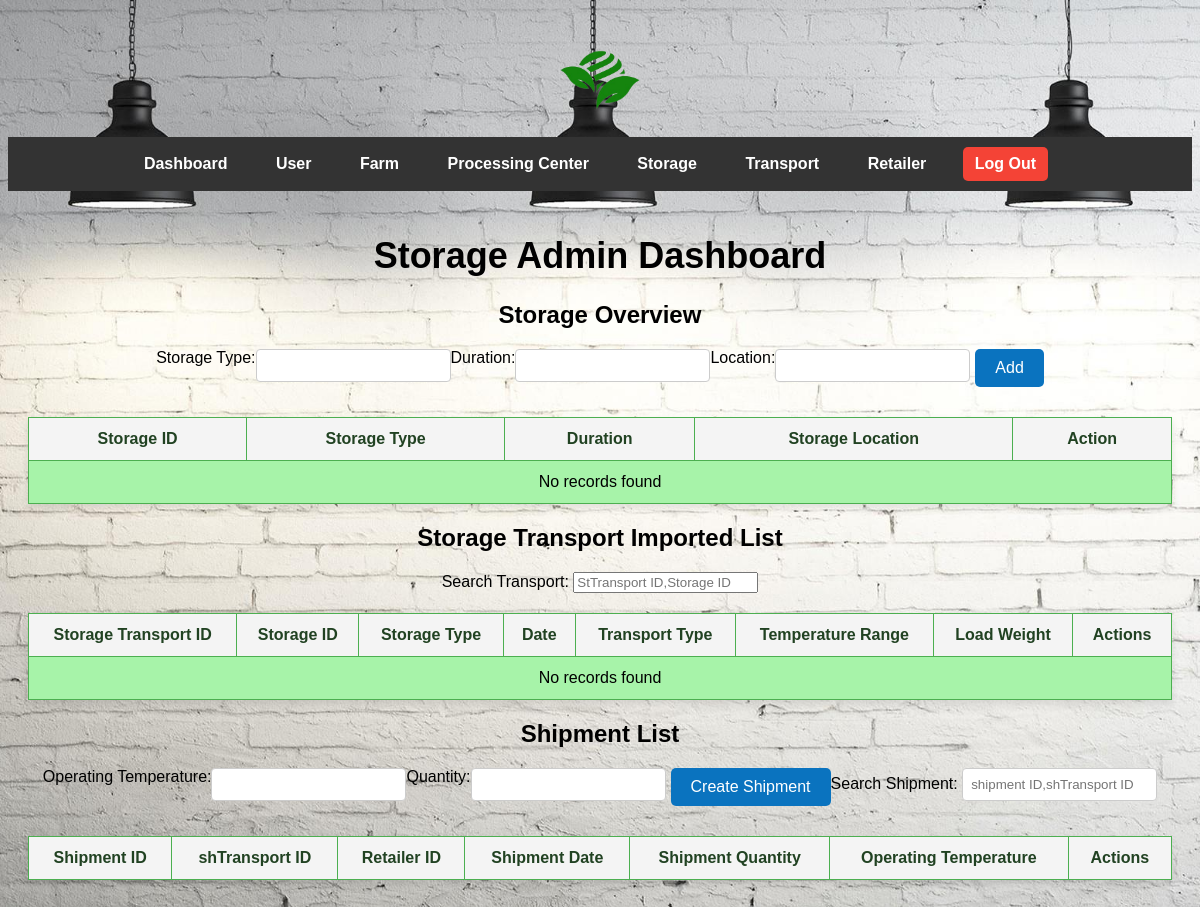
The app's page /admin_storage.php, older data.
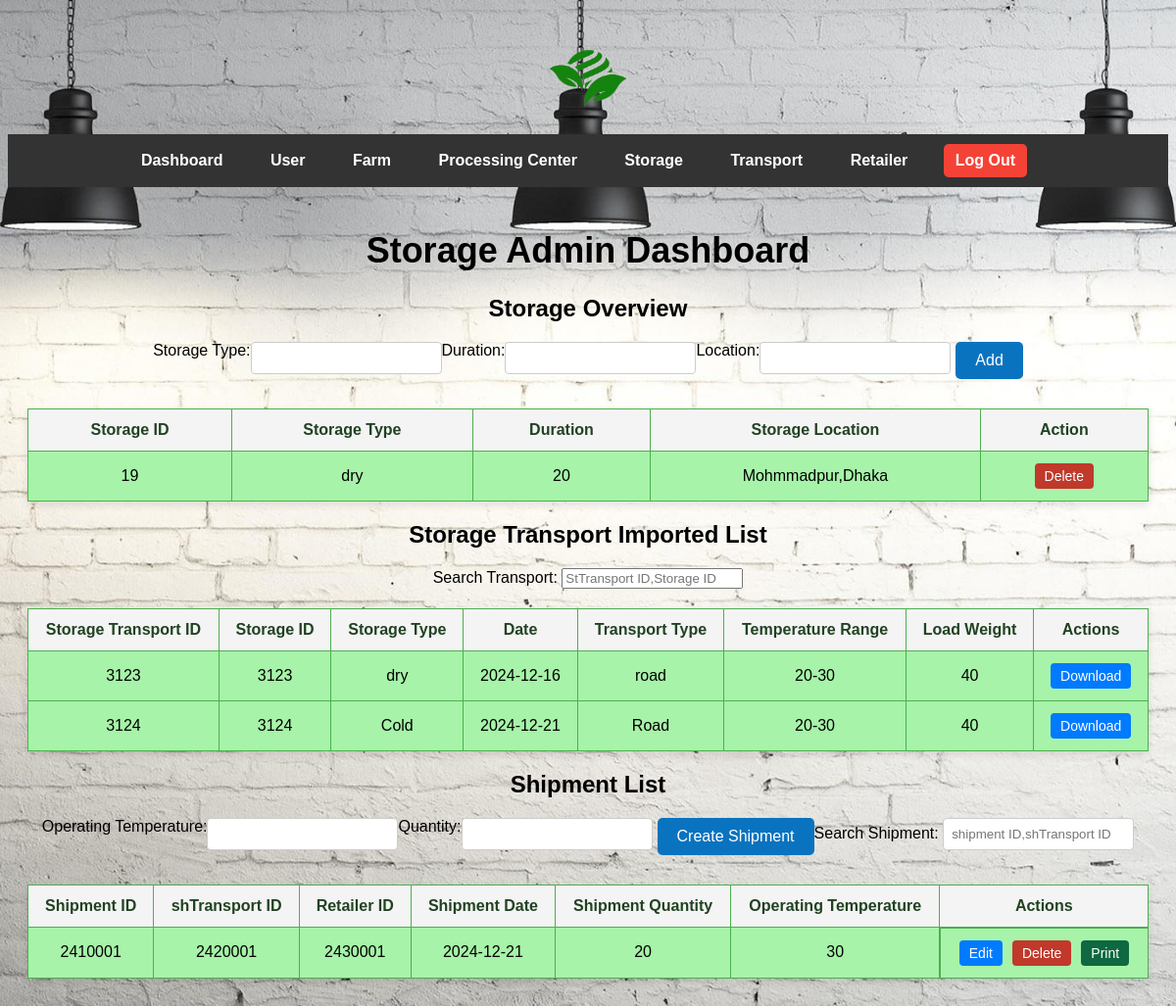
The same page, newer data.
### tables this page shows
CREATE TABLE `tblstorage` (
  `Storage ID` int(7) NOT NULL,
  `Storage Type` text NOT NULL,
  `Storage Duration` int(8) NOT NULL,
  `Location` text NOT NULL
);

CREATE TABLE `tblstoragetransport` (
  `stTransport ID` int(7) NOT NULL,
  `Storage ID` int(7) NOT NULL,
  `Storage Type` text NOT NULL,
  `Date` date NOT NULL,
  `Transport Type` text NOT NULL,
  `Temperature Range` varchar(10) NOT NULL,
  `Load Weight` int(10) NOT NULL
);

CREATE TABLE `tblshipment` (
  `Shipment ID` int(7) NOT NULL,
  `shTransport ID` int(7) NOT NULL,
  `Retailer ID` int(7) NOT NULL,
  `Shipment Date` date NOT NULL,
  `Shipment Quantity` int(6) NOT NULL,
  `Operating Temperature` varchar(10) NOT NULL
);

### admin_storage.php (the view, shortened to what this page needs)
<?php
$servername = "localhost";
$username = "root";
$password = "";
$dbname = "crud";
$conn = new mysqli($servername, $username, $password, $dbname);
$sqlStorage = "SELECT `Storage ID`, `Storage Type`, `Storage Duration`, `Location` FROM tblstorage";
$resultStorage = $conn->query($sqlStorage);
$sqlTransport = "SELECT `stTransport ID`, `Storage ID`, `Storage Type`, `Date`, `Transport Type`, `Temperature Range`, `Load Weight` FROM tblstoragetransport";
$resultTransport = $conn->query($sqlTransport);
$sqlShipment = "SELECT `Shipment ID`, `shTransport ID`, `Retailer ID`, `Shipment Date`, `Shipment Quantity`, `Operating Temperature` FROM tblshipment";
$resultShipment = $conn->query($sqlShipment);
?>
<!DOCTYPE html>
<html lang="en">
<head>
    <link rel="stylesheet" href="admin_style.css">
    <Link rel="stylesheet" href="admin_storage.css">
</head>
<body class="admin-page">
    <header>
        <img src="logo.png" alt="Logo" class="logo">
        <nav class="navbar">
            <ul>
                <li><a href="admin.php">Dashboard</a></li>
                <li><a href="admin_user.php">User</a></li>
                <li><a href="#farm">Farm</a></li>
                <li><a href="admin_processing_center.php">Processing Center</a></li>
                <li><a href="admin_storage.php">Storage</a></li>
                <li><a href="#transport">Transport</a></li>
                <li><a href="#retailer">Retailer</a></li>
                <li><a href="starting_page.php" class="btn-logout">Log Out</a></li>
            </ul>
        </nav>
    </header>
    <main>
        <h1>Storage Admin Dashboard</h1>
        <section>
            <h2>Storage Overview</h2>
            <form method="POST" action="">
                <label for="type">Storage Type:</label>
                <input type="text" id="type" name="type" required>
                <label for="duration">Duration:</label>
                <input type="text" id="duration" name="duration" required>
                <label for="location">Location:</label>
                <input type="text" id="location" name="location" required>
                <button type="submit" name="addStorage">Add</button>
            </form>
            <table>
                <thead>
                    <tr>
                        <th>Storage ID</th>
                        <th>Storage Type</th>
                        <th>Duration</th>
                        <th>Storage Location</th>
                        <th>Action</th>
                    </tr>
                </thead>
                <tbody id="table-body">
                    <?php
                    if ($resultStorage->num_rows > 0) {
                        while ($row = $resultStorage->fetch_assoc()) {
                            echo "<tr>
                                <td>{$row['Storage ID']}</td>
                                <td>{$row['Storage Type']}</td>
                                <td>{$row['Storage Duration']}</td>
                                <td>{$row['Location']}</td>
                                <td><button class='delete-btn'>Delete</button></td>
                            </tr>";
                        }
                    } else {
                        echo "<tr><td colspan='5'>No records found</td></tr>";
                    }
                    ?>
                </tbody>
            </table>
        </section>
        <section>
            <h2>Storage Transport Imported List</h2>
            <div class="transport-filters">
            <div class="input-row">
                <label for="searchInput">Search Transport:</label>
                <input type="text" id="searchInput" placeholder="StTransport ID,Storage ID">
            </div>
        </div>
            <table>
                <thead>
                    <tr>
                        <th>Storage Transport ID</th>
                        <th>Storage ID</th>
                        <th>Storage Type</th>
                        <th>Date</th>
                        <th>Transport Type</th>
                        <th>Temperature Range</th>
                        <th>Load Weight</th>
                        <th>Actions</th>
                    </tr>
                </thead>
                <tbody>
                    <?php
                    if ($resultTransport->num_rows > 0) {
                        while ($row = $resultTransport->fetch_assoc()) {
                            echo "<tr>
                                <td>{$row['stTransport ID']}</td>
                                <td>{$row['Storage ID']}</td>
                                <td>{$row['Storage Type']}</td>
                                <td>{$row['Date']}</td>
                                <td>{$row['Transport Type']}</td>
                                <td>{$row['Temperature Range']}</td>
                                <td>{$row['Load Weight']}</td>
                                <td><button class='view-btn'>Download</button></td>
                            </tr>";
                        }
                    } else {
                        echo "<tr><td colspan='8'>No records found</td></tr>";
                    }
                    ?>
                </tbody>
            </table>
        </section>
        <section>
            <h2>Shipment List</h2>
            <form method="POST">
                <label for="temperatureRange">Operating Temperature:</label>
                <input type="text" id="temperatureRange" name="temperatureRange" required>
                <label for="quantity">Quantity:</label>
                <input type="number" id="quantity" name="quantity" required>
                <button type="submit">Create Shipment</button>
                <div class="input-row">
                <label for="searchInput">Search Shipment:</label>
                <input type="text" id="searchInput" placeholder="shipment ID,shTransport ID ">
            </div>
            </form>
            <table>
                <thead>
                    <tr>
                        <th>Shipment ID</th>
                        <th>shTransport ID</th>
                        <th>Retailer ID</th>
                        <th>Shipment Date</th>
                        <th>Shipment Quantity</th>
                        <th>Operating Temperature</th>
                        <th>Actions</th>
                    </tr>
                </thead>
                <tbody>
            <?php while ($row = $resultShipment->fetch_assoc()): ?>
                <tr>
                    <td><?= $row['Shipment ID'] ?></td>
                    <td><?= $row['shTransport ID'] ?></td>
                    <td><?= $row['Retailer ID'] ?></td>
                    <td><?= $row['Shipment Date'] ?></td>
                    <td><?= $row['Shipment Quantity'] ?></td>
                    <td><?= $row['Operating Temperature'] ?></td>
                    <td class="actions">
    <button class="btn edit-btn" onclick="editShipment('<?= $row['Shipment ID'] ?>', '<?= $row['Shipment Quantity'] ?>', '<?= $row['Operating Temperature'] ?>')">Edit</button>
    <button class="btn delete-btn" onclick="deleteShipment('<?= $row['Shipment ID'] ?>')">Delete</button>
    <button class="btn view-btn" onclick="generatePDF('<?= $row['Shipment ID'] ?>', '<?= $row['shTransport ID'] ?>', '<?= $row['Retailer ID'] ?>', '<?= $row['Shipment Date'] ?>', '<?= $row['Shipment Quantity'] ?>', '<?= $row['Operating Temperature'] ?>')">Print</button>
</td>
                </tr>
            <?php endwhile; ?>
            </tbody>
            </table>
        </section>
    </main>
</body>
</html>

### admin_style.css (style rules this page uses)
body { color: black; font-family: Arial, sans-serif; background: url('admin_bg.jpg') no-repeat center center fixed; background-size: cover; }
.navbar { background-color: #333; padding: 10px; text-align: center; }
.navbar ul { list-style-type: none; margin: 0; padding: 0; }
.navbar li { display: inline-block; margin-right: 20px; position: relative; }
.navbar a { color: white; text-decoration: none; font-weight: bold; padding: 8px 12px; display: inline-block; }
header .logo { display: block; margin: 20px auto; max-width: 120px; height: auto; }
table { width: 100%; margin-top: 30px; border-collapse: collapse; }
table th, table td { padding: 10px; border: 1px solid #ccc; text-align: left; }
table th { background-color: #f4f4f4; }
main { text-align: center; padding: 20px; color: black; }
h1 { font-size: 36px; color: black; }
.btn-logout { background-color: #f44336; color: white; padding: 5px 15px; text-decoration: none; border-radius: 5px; }

### admin_storage.css (style rules this page uses)
form { display: flex; justify-content: center; border-radius: 8px; }
form input { padding: 8px; margin-bottom: 15px; border: 1px solid #ccc; border-radius: 4px; box-sizing: border-box; }
form button { margin-left: 5px; height: 38px; background-color: rgb(10, 115, 191); color: white; padding: 10px 20px; border: none; border-radius: 5px; cursor: pointer; font-size: 16px; transition: background-color 0.3s; }
table { background-color: #a7f3a9; width: 100%; border-collapse: collapse; margin: 20px 0; font-size: 16px; min-width: 400px; box-shadow: 0 4px 8px rgba(0, 0, 0, 0.1); animation: slideIn 1s ease-out; }
table thead tr { background-color: #4CAF50; color: #214222; }
table th, table td { padding: 12px 15px; border: 1px solid #4CAF50; text-align: center; }
.delete-btn { padding: 5px 10px; border: none; border-radius: 4px; color: white; cursor: pointer; font-size: 14px; background-color: #c0392b; }
.view-btn { padding: 5px 10px; border: none; border-radius: 4px; color: white; cursor: pointer; font-size: 14px; background-color: #007bff; }
.actions { display: flex; justify-content: center; gap: 10px; }
.actions button { padding: 5px 10px; border: none; border-radius: 4px; color: white; cursor: pointer; font-size: 14px; }
.actions button:nth-child(1) { background-color: #007bff; }
.actions button:nth-child(2) { background-color: #c0392b; }
.actions button:nth-child(3) { background-color: #0e6841; }

Row changes from the older to the newer data that the page shows:
added tblstorage: Storage ID "19", Storage Type "dry", Storage Duration "20", Location "Mohmmadpur,Dhaka"
added tblstoragetransport: stTransport ID "3123", Storage ID "3123", Storage Type "dry", Date "2024-12-16", Transport Type "road", Temperature Range "20-30", Load Weight "40"
added tblstoragetransport: stTransport ID "3124", Storage ID "3124", Storage Type "Cold", Date "2024-12-21", Transport Type "Road", Temperature Range "20-30", Load Weight "40"
added tblshipment: Shipment ID "2410001", shTransport ID "2420001", Retailer ID "2430001", Shipment Date "2024-12-21", Shipment Quantity "20", Operating Temperature "30"
Text that changed along with them:
text no longer shown: "No records found No records found"
